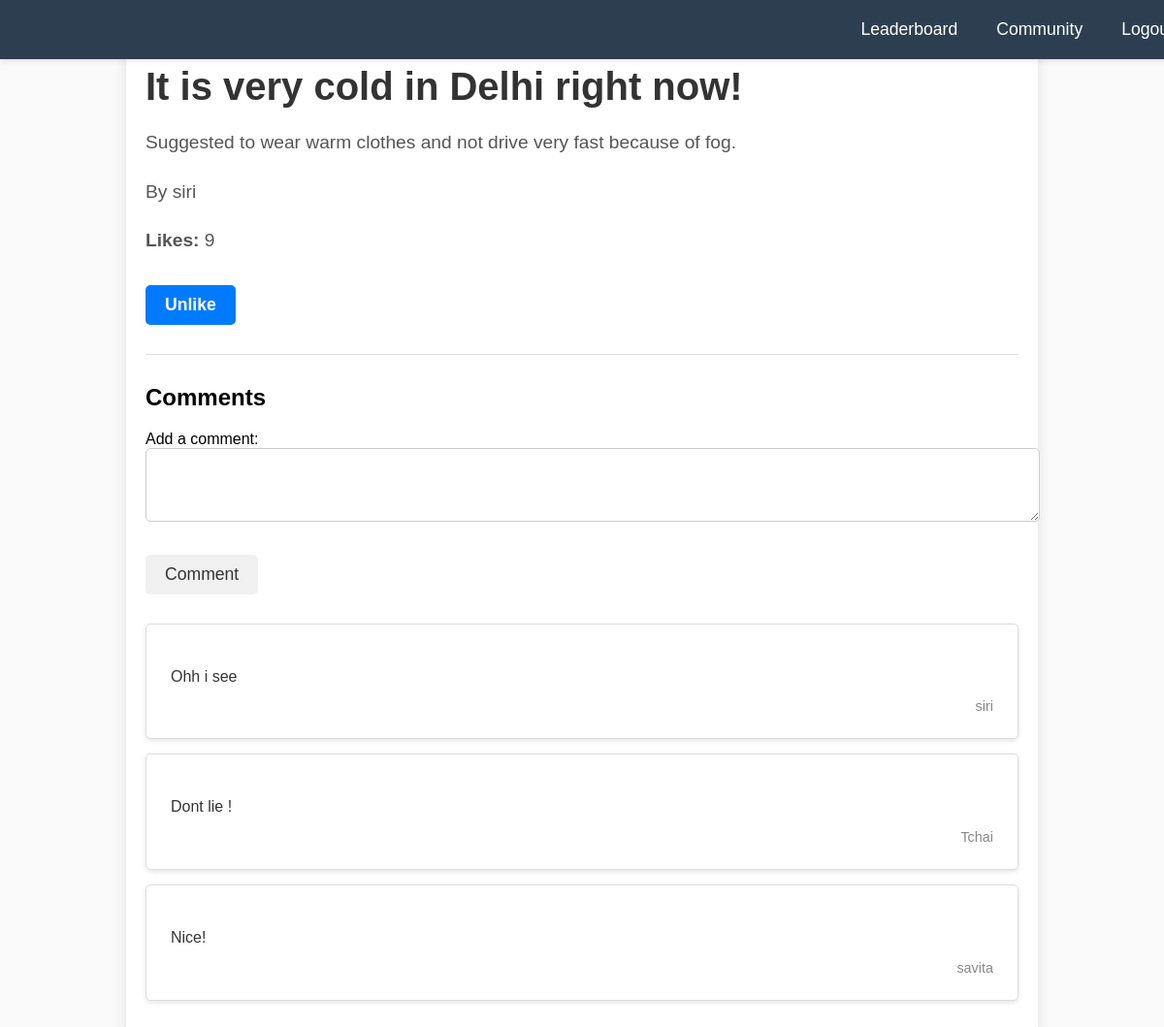
Screenshot of /post/1 (signed in) with the database file from the repository.
### app.py (models this page shows)
class Post(db.Model):
    id = db.Column(db.Integer, primary_key=True)
    title = db.Column(db.String(200), nullable=False)
    content = db.Column(db.Text, nullable=False)
    author_id = db.Column(db.Integer, db.ForeignKey('user.id'))
    author = db.relationship('User', backref=db.backref('posts', lazy=True))
    likes = db.relationship('Like', backref='post', lazy='dynamic')

class User( db.Model):
    id = db.Column(db.Integer, primary_key=True)
    username = db.Column(db.String(80), unique=True, nullable=False)
    password = db.Column(db.String(120), nullable=False)
    email = db.Column(db.String(120), unique=True, nullable=False)
    password = db.Column(db.String(80), nullable=False)
    city = db.Column(db.String(120))
    is_admin = db.Column(db.Boolean, default=False)

class Comment(db.Model):
    id = db.Column(db.Integer, primary_key=True)
    content = db.Column(db.Text, nullable=False)
    post_id = db.Column(db.Integer, db.ForeignKey('post.id'), nullable=False)
    post = db.relationship('Post', backref=db.backref('comments', lazy=True))
    author_id = db.Column(db.Integer, db.ForeignKey('user.id'))
    author = db.relationship('User', backref=db.backref('comments', lazy=True))

### app.py (the view, shortened to what this page needs)
@app.route('/post/<int:post_id>', methods=["GET", "POST"])
def post(post_id):
    post = Post.query.get_or_404(post_id)
    user_id = session.get('user_id')
    if not user_id:
        return redirect(url_for('login'))
    user_likes = Like.query.filter_by(post_id=post.id, user_id=user_id).all()
    likes_count = len(user_likes)
    user_has_liked = len(user_likes) > 0
    all_likes_count = post.likes.count()
    return render_template('post.html', post=post, likes_count=all_likes_count,
                           user_has_liked=user_has_liked)

### templates/post.html (shortened to what this page needs)
<!DOCTYPE html>
<html lang="en">
<head>
</head>
<body>
    <nav class="navbar">
        <ul class="navbar-links">
            <li><a href="/leaderboard">Leaderboard</a></li>
            <li><a href="/community">Community</a></li>
            <li><a href="/logout">Logout</a></li>
        </ul>
    </nav>
    <div class="container">
        <h1>{{ post.title }}</h1>
        <p>{{ post.content }}</p>
        <p>By {{ post.author.username }}</p>
        <p><strong>Likes:</strong> {{ likes_count }}</p>
        <form method="POST">
            <button type="submit" name="like" class="btn btn-primary">
                {% if user_has_liked %}
                Unlike
                {% else %}
                Like
                {% endif %}
            </button>
        </form>
        <hr>
        <h2>Comments</h2>
        <form method="POST">
            <label for="content">Add a comment:</label>
            <textarea name="content" rows="3" required></textarea><br>
            <button type="submit" class="btn btn-secondary">Comment</button>
        </form>
        <div class="comment-container">
            {% for comment in post.comments %}
            <div class="card">
                <div class="card-body">
                    <p class="card-text">{{ comment.content }}</p>
                    <footer class="blockquote-footer">{{ comment.author.username }}</footer>
                </div>
            </div>
            {% endfor %}
        </div>
    </div>
</body>
</html>

### templates/post.html (style rules this page uses)
body { font-family: Arial, sans-serif; background-color: #f9f9f9; margin: 0; padding: 0; }
.container { width: 80%; max-width: 900px; margin: 20px auto; background-color: white; padding: 20px; box-shadow: 0 4px 12px rgba(0, 0, 0, 0.1); border-radius: 8px; }
h1 { font-size: 2.5rem; color: #333; margin-bottom: 20px; }
p { font-size: 1.2rem; color: #555; line-height: 1.6; margin-bottom: 20px; }
.btn { display: inline-block; padding: 10px 20px; font-size: 1.1rem; border: none; border-radius: 5px; cursor: pointer; text-align: center; transition: background-color 0.3s; }
.btn-primary { background-color: #007bff; color: white; font-weight: bold; }
.btn-secondary { background-color: #f0f0f0; color: #333; }
.card { background-color: #fff; padding: 15px; border: 1px solid #ddd; border-radius: 5px; margin-bottom: 15px; box-shadow: 0 2px 5px rgba(0, 0, 0, 0.1); }
.card-body { padding: 10px; }
.card-text { font-size: 1rem; color: #333; margin-bottom: 10px; }
.blockquote-footer { font-size: 0.9rem; color: #888; text-align: right; }
textarea { width: 100%; padding: 10px; font-size: 1rem; border: 1px solid #ccc; border-radius: 5px; resize: vertical; margin-bottom: 20px; }
form { margin-bottom: 30px; }
hr { margin: 30px 0; border: 0; border-top: 1px solid #ddd; }
.comment-container { margin-top: 30px; }
.navbar { background-color: #2c3e50; padding: 20px 20px; width: 100%; display: flex; justify-content: flex-end; margin-bottom: 10px; position: fixed; top: 0; z-index: 1000; box-shadow: 0 2px 5px rgba(0, 0, 0, 0.1); }
.navbar-links { list-style-type: none; margin: 0; padding: 0; display: flex; }
.navbar-links li { margin-left: 20px; }
.navbar-links a { color: white; text-decoration: none; font-size: 1.1rem; padding: 5px 10px; transition: color 0.3s; }
.btn { margin-top: 10px; }

### rows the page displays
Post: title "It is very cold in Delhi right now!", content "Suggested to wear warm clothes and not drive very fast because of fog."
User: author.username "siri"
Comment: content "Ohh i see", author.username "siri"
Comment: content "Dont lie !", author.username "Tchai"
Comment: content "Nice!", author.username "savita"

### other values shown
{{ likes_count }} "9"
